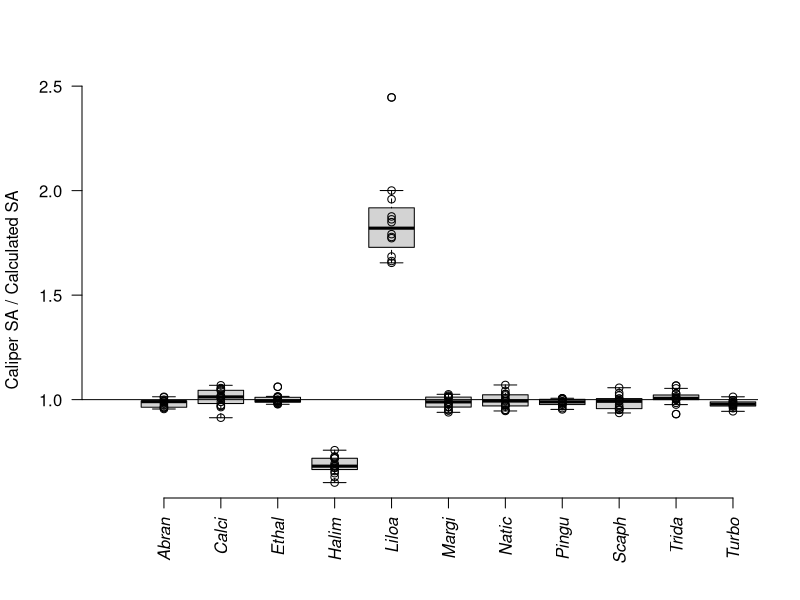
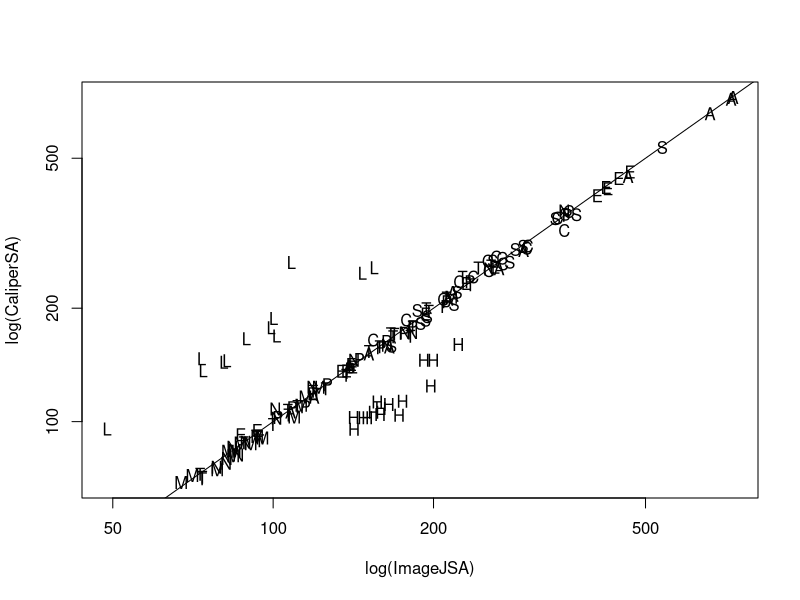
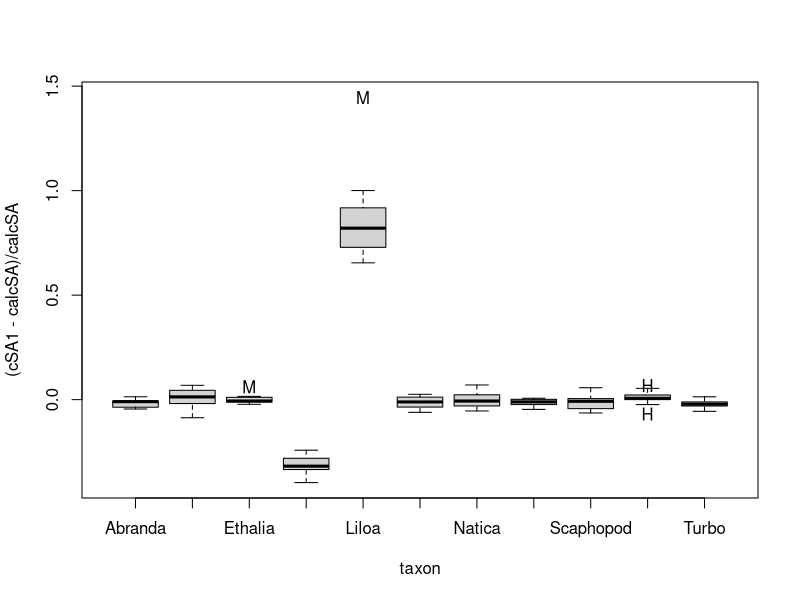

These charts were generated, in order, by the following R code: (Note: this script raises an error after producing the figures.)
################################  FILE LICENSE  ################################
#
#	This file is copyright (C) 2023 Mikayla
#
#	This program is free software; you can redistribute it and/or modify it 
#	under the terms of version 3 the GNU General Public License as published 
#	by the Free Software Foundation.
#
#	This program is distributed in the hope that it will be useful, but WITHOUT
#	ANY WARRANTY; without even the implied warranty of MERCHANTABILITY or 
#	FITNESS FOR A PARTICULAR PURPOSE.  See the GNU General Public License for 
#	more details.
#
#	To view a copy of the license go to:
#	http://www.gnu.org/licenses/licenses.html#GPL
#	
################################################################################


#Script for analysis of cleaned data after processing
#Originally part of script 'Expt1 Analysis2'

dShell <- read.csv('./shellsData_Expt1.csv')

#1.1 Comparison of the Caliper vs ImageJ measurements
#Setup for measurement comp  by taxa
pData <- dShell
TAXA <- unique(pData$taxon)
pData$taxon <- as.factor(pData$taxon)
taxa <- sort(unique(pData$taxon))
tFont <- rep(3,length(taxa))
tFont[which(taxa == 'Aragonite')] <- 1
taxaAbrev <- substring(taxa,0,5)

#1.2 Plot of caliper SA / ImageJ SA with abline at 1
plot(cSA1/calcSA ~ taxon, data=pData, ann=FALSE, axes=FALSE, ylab='', xlim=c(0,11))
points(cSA1/calcSA ~ taxon, data=pData)
abline(a=1, b=0)
mtext('Caliper SA / Calculated SA', side=2, line=3)
axis(2, las=1)
axis(1, at=1:length(taxa), labels=taxaAbrev, font=tFont, cex=0.5, las=2)

#1.3 Log plot of SAs
pData2 <- pData[!is.na(pData$calcSA),]
plot(cSA1~calcSA, data=pData2, pch=substring(pData2$taxon, 0, 2), log='xy', xlab='log(ImageJSA)', ylab='log(CaliperSA)')
abline(a=0, b=1)
levels(pData$taxon)

#1.4 Log plot of SAs by taxon
plot((cSA1-calcSA)/calcSA~taxon, data=pData2, pch=substring(pData$taxon, 0, 2))
log2(((pData2$cSA1-pData2$calcSA)/pData2$calcSA)+1)

#1.5 Mann-Whitney U Tests of each taxon (for ImageJ to caliper measures)
#Subset all 11 taxa for tests

Abra <- subset(dShell, taxon =='Abranda')
Abra1<-wilcox.test(Abra$cSA1, Abra$calcSA, data=dShell)
print(Abra1)

Arag <- subset(dShell, taxon =='Aragonite')
Arag1<-wilcox.test(Arag$cSA1, Arag$calcSA, data=dShell)
print(Arag1)

Eth <- subset(dShell, taxon =='Ethalia')
Eth1<-wilcox.test(Eth$cSA1, Eth$calcSA, data=dShell)
print(Eth1)

Hali <- subset(dShell, taxon =='Halimeda')
Hali1<-wilcox.test(Hali$cSA1, Hali$calcSA, data=dShell)
print(Hali1)

Liloa <- subset(dShell, taxon =='Liloa')
Liloa1<-wilcox.test(Liloa$cSA1, Liloa$calcSA, data=dShell)
print(Liloa1)

Margi <- subset(dShell, taxon =='Marginopora')
Margi1<-wilcox.test(Margi$cSA1, Margi$calcSA, data=dShell)
print(Margi1)

Nat <- subset(dShell, taxon =='Natica')
Nat1<-wilcox.test(Nat$cSA1, Nat$calcSA, data=dShell)
print(Nat1)

Pingui <- subset(dShell, taxon =='Pinguitellina')
Pingui1<-wilcox.test(Pingui$cSA1, Pingui$calcSA, data=dShell)
print(Pingui1)

Scaph <- subset(dShell, taxon =='Scaphopod')
Scaph1<-wilcox.test(Scaph$cSA1, Scaph$calcSA, data=dShell)
print(Scaph1)

Tri <- subset(dShell, taxon =='Tridacna')
Tri1<-wilcox.test(Tri$cSA1, Tri$calcSA, data=dShell)
print(Tri1)

Turbo <- subset(dShell, taxon =='Turbo')
Turbo1<-wilcox.test(Turbo$cSA1, Turbo$calcSA, data=dShell)
print(Turbo1)


#2.1 Dissolution (mg) relationship to surface area (mm^2)
#need to separate taxon out by color rather than letter

plot(cMass ~ cSA1, data=dShell, xlab='Surface Area (mm\u00b2)', ylab='Dissolution (mg)',pch=substring(dShell$taxon, 0, 2))
fit <- glm(cMass~cSA1, data=dShell)
co <- coef(fit)
abline(fit, lwd=2)


#2.2 second, plot the mass vs calc by taxon

plot(cMass/calcSA ~ taxon, data=pData, ann=FALSE, axes=FALSE, ylab='')
points(cMass/calcSA ~ taxon, data=pData)
mtext('Mass lost / Calculated SA', side=2, line=3)
axis(2, las=1)
axis(1, at=1:length(taxa), labels=taxa, font=tFont, cex=0.5, las=2)



#2.3 Modeling this all - start with basic linear models
#Do you need to change pMass (%) to cMass (total in mg) 
a <- lm(pMass ~ calcSA, data=pData)
summary(a)
b <- lm(pMass ~ calcSA + mass1, data=pData)
summary(b)
c <- lm(pMass ~ calcSA + taxon, data=pData)
summary(c)
d <- lm(pMass ~ calcSA + mass1 + taxon, data=pData)
summary(d)
e <- lm(pMass ~ calcSA + density, data=pData)
summary(e)
f <- lm(pMass ~ calcSA + mass1 + density, data=pData)
summary(f)
g <- lm(pMass ~ calcSA + mass1 + taxon + density, data=pData)
summary(g)

a$residuals

#don't forget to add model looking at replicates




#3.1 Comparison of the pH over time 
#read in data
pH1.1 <- read.csv('./Expt 1.1 Log 1.csv')
pH1.2 <- read.csv('./Expt 1.2 Log 1.csv')
pH1.3 <- read.csv('./Expt 1.3 Log 1.csv')

#convert interval to hours for each (interval # x 5 min / 60)
pH1.1$hours <- (pH1.1$Interval * 5)/60 
pH1.2$hours <- (pH1.2$Interval * 5)/60 
pH1.3$hours <- (pH1.3$Interval * 5)/60 

#time ~ pH for replicate 1.1
plot(pH ~ hours, data=pH1.1, type = "o", xlab = "Time (hours)", ylab = "pH", main = "Replicate 1.1 pH Over Time")
fit1.1 <- glm(pH ~ hours, data=pH1.1)
co <- coef(fit1.1)
abline(fit1.1, lwd=2)

#repeat for 1.2
plot(pH ~ hours, data=pH1.2, type = "o", xlab = "Time (hours)", ylab = "pH", main = "Replicate 1.2 pH Over Time")
fit1.2 <- glm(pH ~ hours, data=pH1.2)
co <- coef(fit1.2)
abline(fit1.2, lwd=2)

#and 1.3
plot(pH ~ hours, data=pH1.3, type = "o", xlab = "Time (hours)", ylab = "pH", main = "Replicate 1.3 pH Over Time")
fit1.3 <- glm(pH ~ hours, data=pH1.3)
co <- coef(fit1.3)
abline(fit1.3, lwd=2)

dev.off()

#3.2 Examining pH 
pH1 <- lm(pH ~ hours, data=pH1.1)
summary(pH1)
pH2 <- lm(pH ~ hours, data=pH1.2)
summary(pH2)
pH3 <- lm(pH ~ hours, data=pH1.3)
summary(pH3)
